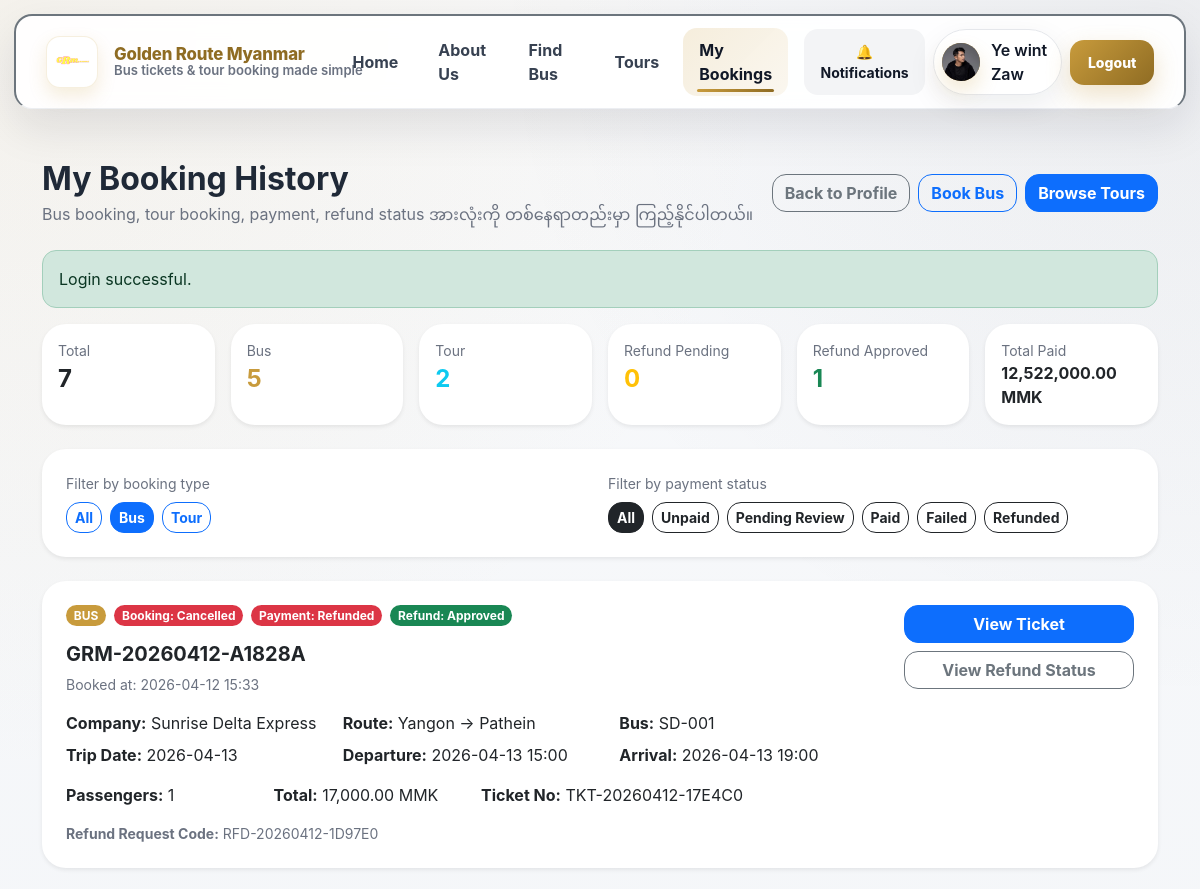
The page /customer/bookings.php?type=bus&payment=all (signed in, upper part) on the database as committed earlier.
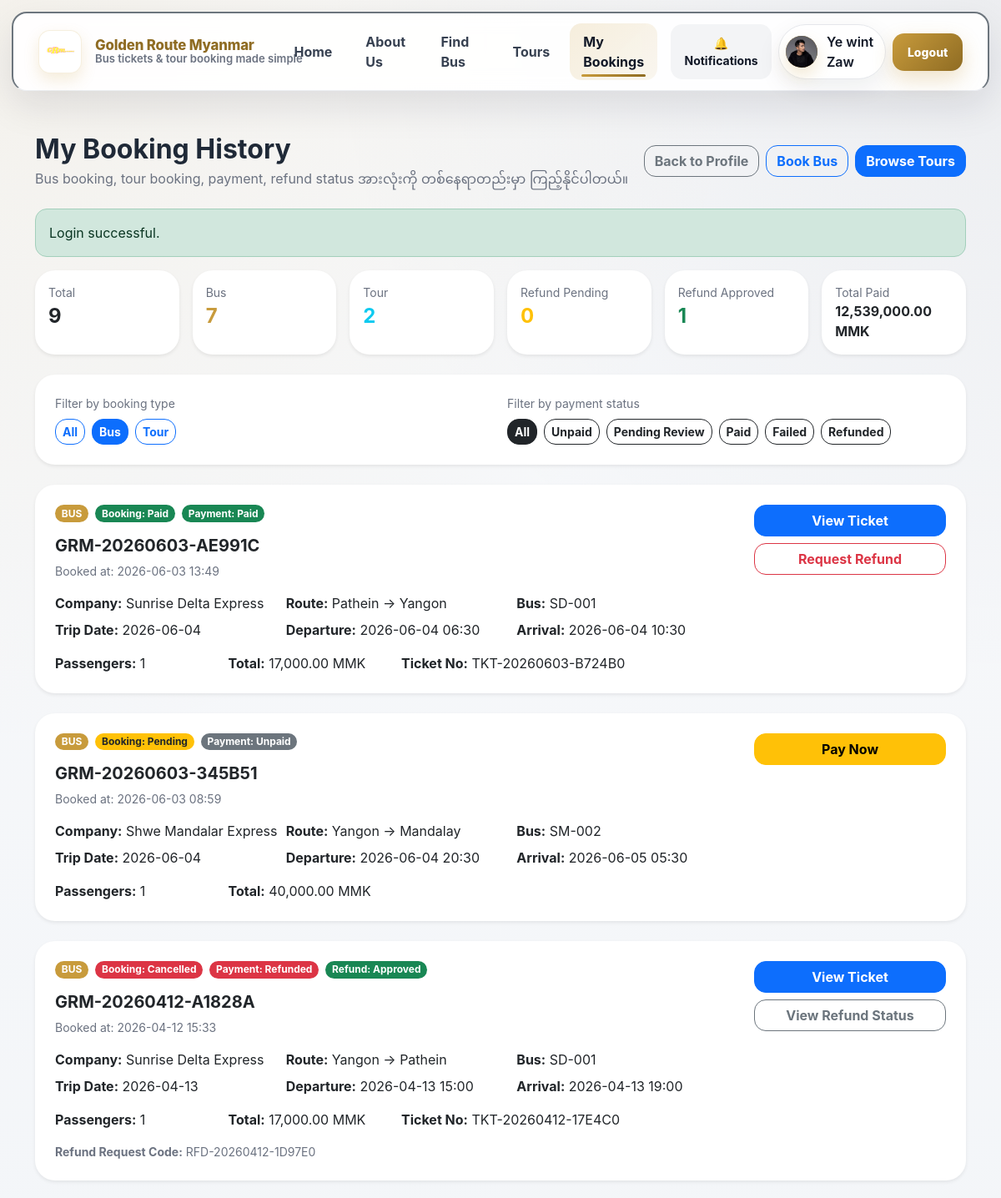
The same page on the database as committed later.
### tables this page shows
CREATE TABLE `bookings` (
  `id` bigint(20) UNSIGNED NOT NULL,
  `booking_code` varchar(50) NOT NULL,
  `user_id` bigint(20) UNSIGNED NOT NULL,
  `booking_type` enum('bus','tour') NOT NULL DEFAULT 'bus',
  `trip_id` bigint(20) UNSIGNED DEFAULT NULL,
  `tour_batch_id` bigint(20) UNSIGNED DEFAULT NULL,
  `passenger_count` int(10) UNSIGNED NOT NULL DEFAULT 1,
  `total_amount` decimal(12,2) NOT NULL DEFAULT 0.00,
  `status` enum('pending','confirmed','paid','cancelled','completed') NOT NULL DEFAULT 'pending',
  `payment_status` enum('unpaid','pending_review','paid','failed','refunded') NOT NULL DEFAULT 'unpaid',
  `notes` text DEFAULT NULL,
  `booked_at` datetime NOT NULL DEFAULT current_timestamp(),
  `created_at` timestamp NOT NULL DEFAULT current_timestamp(),
  `updated_at` timestamp NOT NULL DEFAULT current_timestamp() ON UPDATE current_timestamp()
);

CREATE TABLE `companies` (
  `id` bigint(20) UNSIGNED NOT NULL,
  `name` varchar(150) NOT NULL,
  `company_type` enum('bus_company','tour_operator','both') NOT NULL DEFAULT 'bus_company',
  `license` varchar(100) DEFAULT NULL,
  `phone` varchar(30) DEFAULT NULL,
  `email` varchar(150) DEFAULT NULL,
  `address` varchar(255) DEFAULT NULL,
  `description` text DEFAULT NULL,
  `logo` varchar(255) DEFAULT NULL,
  `status` enum('pending','approved','rejected','suspended') NOT NULL DEFAULT 'pending',
  `approved_at` datetime DEFAULT NULL,
  `created_at` timestamp NOT NULL DEFAULT current_timestamp(),
  `updated_at` timestamp NOT NULL DEFAULT current_timestamp() ON UPDATE current_timestamp()
);

CREATE TABLE `cities` (
  `id` bigint(20) UNSIGNED NOT NULL,
  `name` varchar(100) NOT NULL,
  `state_region` varchar(100) DEFAULT NULL,
  `slug` varchar(120) DEFAULT NULL,
  `is_active` tinyint(1) NOT NULL DEFAULT 1,
  `created_at` timestamp NOT NULL DEFAULT current_timestamp(),
  `updated_at` timestamp NOT NULL DEFAULT current_timestamp() ON UPDATE current_timestamp()
);

CREATE TABLE `buses` (
  `id` bigint(20) UNSIGNED NOT NULL,
  `company_id` bigint(20) UNSIGNED NOT NULL,
  `bus_number` varchar(50) NOT NULL,
  `plate_number` varchar(50) DEFAULT NULL,
  `bus_type` enum('normal','vip','sleeper','mini_bus') NOT NULL DEFAULT 'normal',
  `total_seats` int(10) UNSIGNED NOT NULL,
  `layout_type` enum('2x2','2x1','sleeper','vip','custom') NOT NULL DEFAULT '2x2',
  `status` enum('active','maintenance','inactive') NOT NULL DEFAULT 'active',
  `created_at` timestamp NOT NULL DEFAULT current_timestamp(),
  `updated_at` timestamp NOT NULL DEFAULT current_timestamp() ON UPDATE current_timestamp()
);

CREATE TABLE `trips` (
  `id` bigint(20) UNSIGNED NOT NULL,
  `company_id` bigint(20) UNSIGNED NOT NULL,
  `route_id` bigint(20) UNSIGNED NOT NULL,
  `bus_id` bigint(20) UNSIGNED NOT NULL,
  `schedule_template_id` bigint(20) UNSIGNED DEFAULT NULL,
  `trip_date` date NOT NULL,
  `departure_datetime` datetime NOT NULL,
  `arrival_datetime` datetime NOT NULL,
  `price` decimal(12,2) NOT NULL,
  `available_seats` int(10) UNSIGNED NOT NULL DEFAULT 0,
  `status` enum('scheduled','open','full','departed','completed','cancelled') NOT NULL DEFAULT 'scheduled',
  `created_at` timestamp NOT NULL DEFAULT current_timestamp(),
  `updated_at` timestamp NOT NULL DEFAULT current_timestamp() ON UPDATE current_timestamp()
);

CREATE TABLE `tickets` (
  `id` bigint(20) UNSIGNED NOT NULL,
  `booking_id` bigint(20) UNSIGNED NOT NULL,
  `trip_id` bigint(20) UNSIGNED NOT NULL,
  `ticket_no` varchar(50) NOT NULL,
  `qr_token` varchar(100) NOT NULL,
  `qr_image` varchar(255) DEFAULT NULL,
  `pdf_file` varchar(255) DEFAULT NULL,
  `status` enum('valid','used','cancelled') NOT NULL DEFAULT 'valid',
  `used_at` datetime DEFAULT NULL,
  `created_at` timestamp NOT NULL DEFAULT current_timestamp(),
  `updated_at` timestamp NOT NULL DEFAULT current_timestamp() ON UPDATE current_timestamp()
);

### customer/bookings.php (the view, shortened to what the changed rows need)
<?php
require_once __DIR__ . '/../includes/db.php';
require_once __DIR__ . '/../includes/customer_history_helper.php';
$conn = getDBConnection();
$currentUserId = (int)current_user_id();
try {
    $allRows = fetch_customer_booking_history($conn, $currentUserId);
} catch (Throwable $e) {
    $conn->close();
    die('Booking history error: ' . htmlspecialchars($e->getMessage(), ENT_QUOTES, 'UTF-8'));
}
$typeFilter = trim($_GET['type'] ?? 'all');
$paymentFilter = trim($_GET['payment'] ?? 'all');
$allowedTypeFilters = ['all', 'bus', 'tour'];
$allowedPaymentFilters = ['all', 'unpaid', 'pending_review', 'paid', 'failed', 'refunded'];
$summary = summarize_customer_booking_history($allRows);
$rows = filter_customer_booking_history($allRows, $typeFilter, $paymentFilter);
require_once __DIR__ . '/../includes/header.php';
?>
<div class="container py-5">
    <div class="d-flex flex-column flex-lg-row justify-content-between align-items-lg-center mb-4">
        <div>
            <h2 class="fw-bold mb-1">My Booking History</h2>
        </div>
    </div>
    <div class="row g-3 mb-4">
        <div class="col-6 col-lg-2">
            <div class="card border-0 shadow-sm rounded-4 h-100">
                <div class="card-body">
                    <div class="small text-muted">Total</div>
                    <div class="fs-4 fw-bold"><?php echo e($summary['total_bookings']); ?></div>
                </div>
            </div>
        </div>
        <div class="col-6 col-lg-2">
            <div class="card border-0 shadow-sm rounded-4 h-100">
                <div class="card-body">
                    <div class="small text-muted">Bus</div>
                    <div class="fs-4 fw-bold text-primary"><?php echo e($summary['bus_bookings']); ?></div>
                </div>
            </div>
        </div>
        <div class="col-6 col-lg-2">
            <div class="card border-0 shadow-sm rounded-4 h-100">
                <div class="card-body">
                    <div class="small text-muted">Total Paid</div>
                    <div class="fs-6 fw-bold"><?php echo e(number_format((float)$summary['total_spent'], 2)); ?> MMK</div>
                </div>
            </div>
        </div>
    </div>
    <div class="card border-0 shadow-sm rounded-4 mb-4">
        <div class="card-body p-4">
            <div class="row g-3">
                <div class="col-lg-6">
                    <div class="d-flex flex-wrap gap-2">
                        <?php foreach ($allowedTypeFilters as $filter): ?>
                            <a
                                href="<?php echo BASE_URL; ?>customer/bookings.php?type=<?php echo e($filter); ?>&payment=<?php echo e($paymentFilter); ?>"
                                class="btn btn-sm <?php echo $typeFilter === $filter ? 'btn-primary' : 'btn-outline-primary'; ?>"
                            >
                                <?php echo e(ucfirst($filter)); ?>
                            </a>
                        <?php endforeach; ?>
                    </div>
                </div>
                <div class="col-lg-6">
                    <div class="d-flex flex-wrap gap-2">
                        <?php foreach ($allowedPaymentFilters as $filter): ?>
                            <a
                                href="<?php echo BASE_URL; ?>customer/bookings.php?type=<?php echo e($typeFilter); ?>&payment=<?php echo e($filter); ?>"
                                class="btn btn-sm <?php echo $paymentFilter === $filter ? 'btn-dark' : 'btn-outline-dark'; ?>"
                            >
                                <?php echo e(customer_history_format_status($filter)); ?>
                            </a>
                        <?php endforeach; ?>
                    </div>
                </div>
            </div>
        </div>
    </div>
    <?php if (empty($rows)): ?>
        <div class="alert alert-info rounded-4">
            No booking history found for the selected filters.
        </div>
    <?php else: ?>
        <div class="row g-4">
            <?php foreach ($rows as $row): ?>
                <?php
                $canRequestRefund = (
                    ($row['payment_status'] ?? '') === 'paid'
                    && ($row['booking_status'] ?? '') !== 'cancelled'
                    && !in_array((string)($row['refund_request_status'] ?? ''), ['pending', 'approved'], true)
                );
                ?>
                <div class="col-12">
                    <div class="card border-0 shadow-sm rounded-4">
                        <div class="card-body p-4">
                            <div class="d-flex flex-column flex-lg-row justify-content-between gap-3">
                                <div class="flex-grow-1">
                                    <div class="d-flex flex-wrap gap-2 mb-3">
                                        <span class="badge <?php echo ($row['booking_type'] === 'bus') ? 'bg-primary' : 'bg-info text-dark'; ?>">
                                            <?php echo e(strtoupper($row['booking_type'])); ?>
                                        </span>
                                        <span class="badge bg-<?php echo e(customer_history_badge_class((string)$row['booking_status'])); ?>">
                                            Booking: <?php echo e(customer_history_format_status((string)$row['booking_status'])); ?>
                                        </span>
                                        <span class="badge bg-<?php echo e(customer_history_badge_class((string)$row['payment_status'])); ?>">
                                            Payment: <?php echo e(customer_history_format_status((string)$row['payment_status'])); ?>
                                        </span>
                                        <?php if (!empty($row['refund_request_status'])): ?>
                                            <span class="badge bg-<?php echo e(customer_history_badge_class((string)$row['refund_request_status'])); ?>">
                                                Refund: <?php echo e(customer_history_format_status((string)$row['refund_request_status'])); ?>
                                            </span>
                                        <?php endif; ?>
                                    </div>
                                    <h5 class="fw-bold mb-2"><?php echo e($row['booking_code']); ?></h5>
                                    <div class="text-muted small mb-3">
                                        Booked at: <?php echo e(date('Y-m-d H:i', strtotime((string)$row['booked_at']))); ?>
                                    </div>
                                    <?php if ($row['booking_type'] === 'bus'): ?>
                                        <div class="row g-2">
                                            <div class="col-md-4"><strong>Company:</strong> <?php echo e($row['company_name']); ?></div>
                                            <div class="col-md-4"><strong>Route:</strong> <?php echo e($row['from_city_name']); ?> → <?php echo e($row['to_city_name']); ?></div>
                                            <div class="col-md-4"><strong>Bus:</strong> <?php echo e($row['bus_number']); ?></div>
                                            <div class="col-md-4"><strong>Trip Date:</strong> <?php echo e($row['trip_date']); ?></div>
                                            <div class="col-md-4"><strong>Departure:</strong> <?php echo e(date('Y-m-d H:i', strtotime((string)$row['departure_datetime']))); ?></div>
                                            <div class="col-md-4"><strong>Arrival:</strong> <?php echo e(date('Y-m-d H:i', strtotime((string)$row['arrival_datetime']))); ?></div>
                                        </div>
                                    <?php endif; ?>
                                    <div class="row g-2 mt-2">
                                        <div class="col-md-3"><strong>Passengers:</strong> <?php echo e((int)$row['passenger_count']); ?></div>
                                        <div class="col-md-3"><strong>Total:</strong> <?php echo e(number_format((float)$row['total_amount'], 2)); ?> MMK</div>
                                        <?php if ($row['booking_type'] === 'bus' && !empty($row['ticket_no'])): ?>
                                            <div class="col-md-6"><strong>Ticket No:</strong> <?php echo e($row['ticket_no']); ?></div>
                                        <?php elseif ($row['booking_type'] === 'tour' && !empty($row['voucher_code'])): ?>
                                            <div class="col-md-6"><strong>Voucher Code:</strong> <?php echo e($row['voucher_code']); ?></div>
                                        <?php endif; ?>
                                    </div>
                                    <?php if (!empty($row['refund_request_code'])): ?>
                                        <div class="mt-3 small text-muted">
                                            <strong>Refund Request Code:</strong> <?php echo e($row['refund_request_code']); ?>
                                        </div>
                                    <?php endif; ?>
                                </div>
                                <div class="d-flex flex-column gap-2" style="min-width: 230px;">
                                    <?php if (in_array($row['payment_status'], ['unpaid', 'failed', 'rejected'], true)): ?>
                                        <a href="<?php echo BASE_URL; ?>payment.php?booking_id=<?php echo e($row['booking_id']); ?>" class="btn btn-warning">
                                            Pay Now
                                        </a>
                                    <?php elseif ($row['payment_status'] === 'pending_review'): ?>
                                        <a href="<?php echo BASE_URL; ?>payment.php?booking_id=<?php echo e($row['booking_id']); ?>" class="btn btn-outline-warning">
                                            View Payment Submission
                                        </a>
                                    <?php endif; ?>
                                    <?php if ($row['booking_type'] === 'bus'): ?>
                                        <?php if (!empty($row['ticket_id'])): ?>
                                            <a href="<?php echo BASE_URL; ?>customer/ticket.php?booking_id=<?php echo e($row['booking_id']); ?>" class="btn btn-primary">
                                                View Ticket
                                            </a>
                                        <?php endif; ?>
                                    <?php endif; ?>
                                    <?php if ($canRequestRefund): ?>
                                        <a href="<?php echo BASE_URL; ?>customer/refund_request.php?booking_id=<?php echo e($row['booking_id']); ?>" class="btn btn-outline-danger">
                                            Request Refund
                                        </a>
                                    <?php elseif (!empty($row['refund_request_status'])): ?>
                                        <a href="<?php echo BASE_URL; ?>customer/refund_request.php?booking_id=<?php echo e($row['booking_id']); ?>" class="btn btn-outline-secondary">
                                            View Refund Status
                                        </a>
                                    <?php endif; ?>
                                </div>
                            </div>
                        </div>
                    </div>
                </div>
            <?php endforeach; ?>
        </div>
    <?php endif; ?>
</div>
<?php require_once __DIR__ . '/../includes/footer.php'; ?>

Rows that differ between the two databases and show on the page:
added bookings: booking_type "BUS", status "Paid", payment_status "Paid", booking_code "GRM-20260603-AE991C", booked_at "2026-06-03 13:49", companies.name "Sunrise Delta Express", cities.name "Pathein", cities.name "Yangon", buses.bus_number "SD-001", trip.trip_date "2026-06-04", trip.departure_datetime "2026-06-04 06:30", trip.arrival_datetime "2026-06-04 10:30", passenger_count "1", total_amount "17,000.00", tickets.ticket_no "TKT-20260603-B724B0"
added bookings: booking_type "BUS", status "Pending", payment_status "Unpaid", booking_code "GRM-20260603-345B51", booked_at "2026-06-03 08:59", companies.name "Shwe Mandalar Express", cities.name "Yangon", cities.name "Mandalay", buses.bus_number "SM-002", trip.trip_date "2026-06-04", trip.departure_datetime "2026-06-04 20:30", trip.arrival_datetime "2026-06-05 05:30", passenger_count "1", total_amount "40,000.00"
Other text that changed with them:
$summary['total_bookings']: "7" → "9"
$summary['bus_bookings']: "5" → "7"
$summary['total_spent']: "12,522,000.00" → "12,539,000.00"
